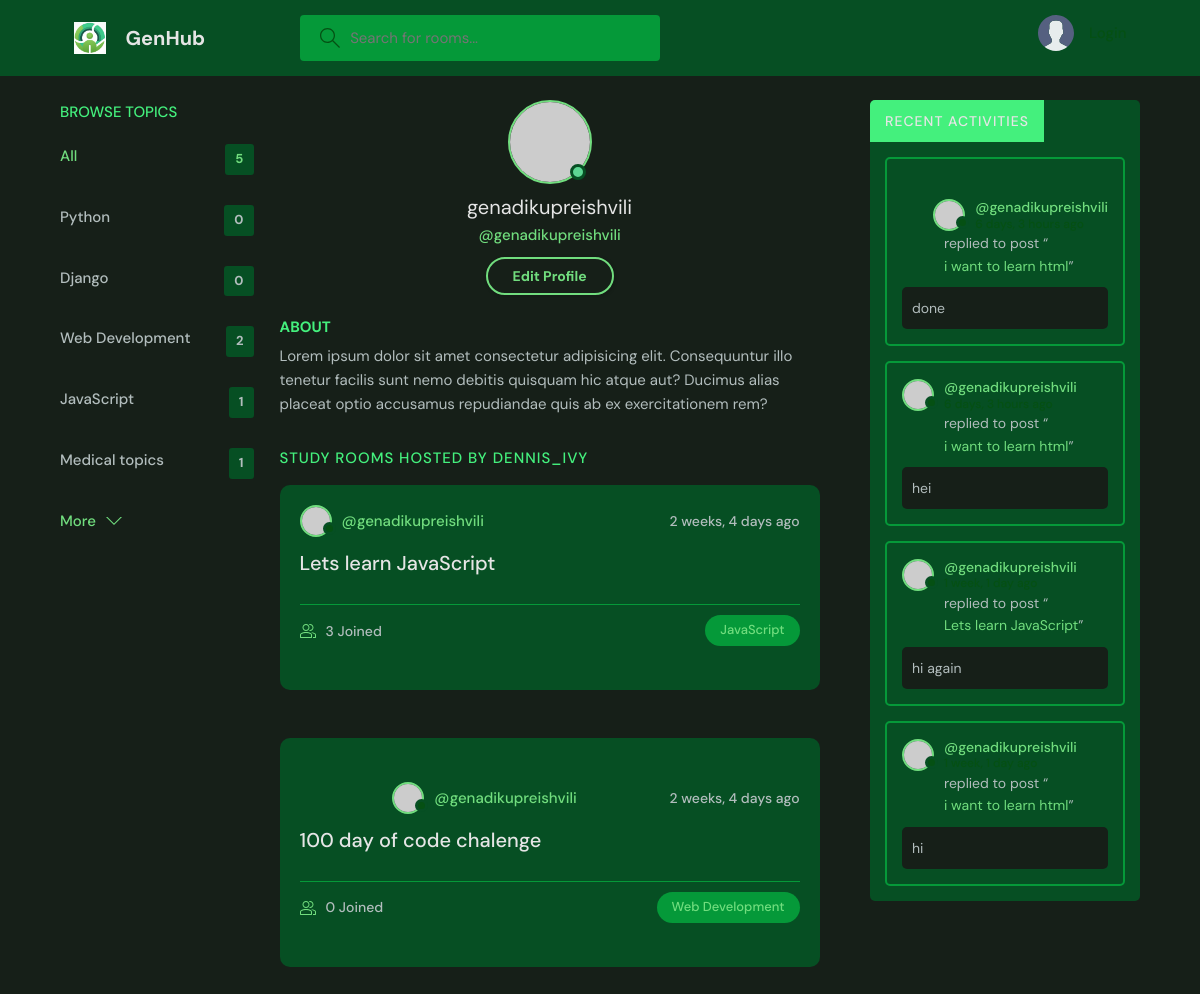
The app's page /profile/1/, older data.
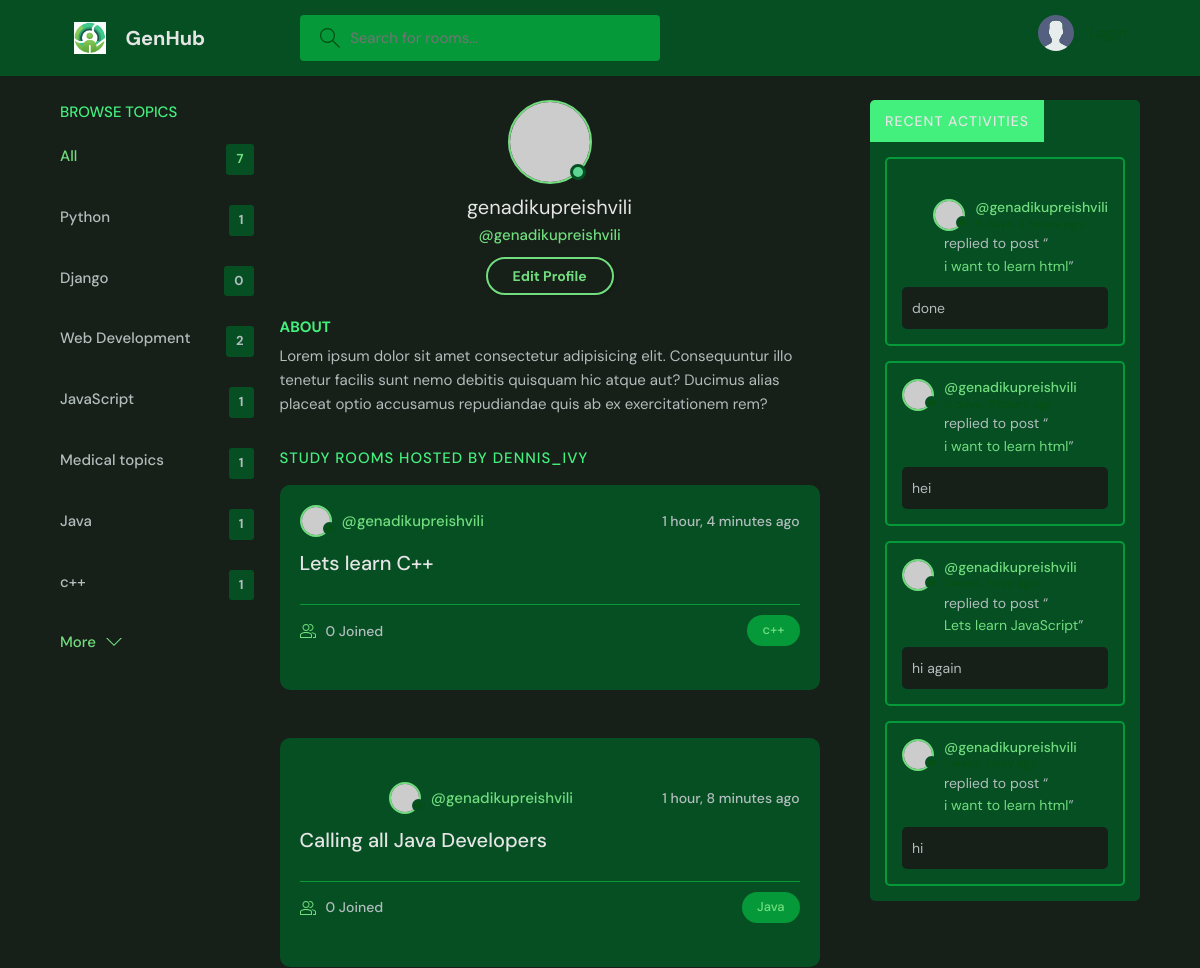
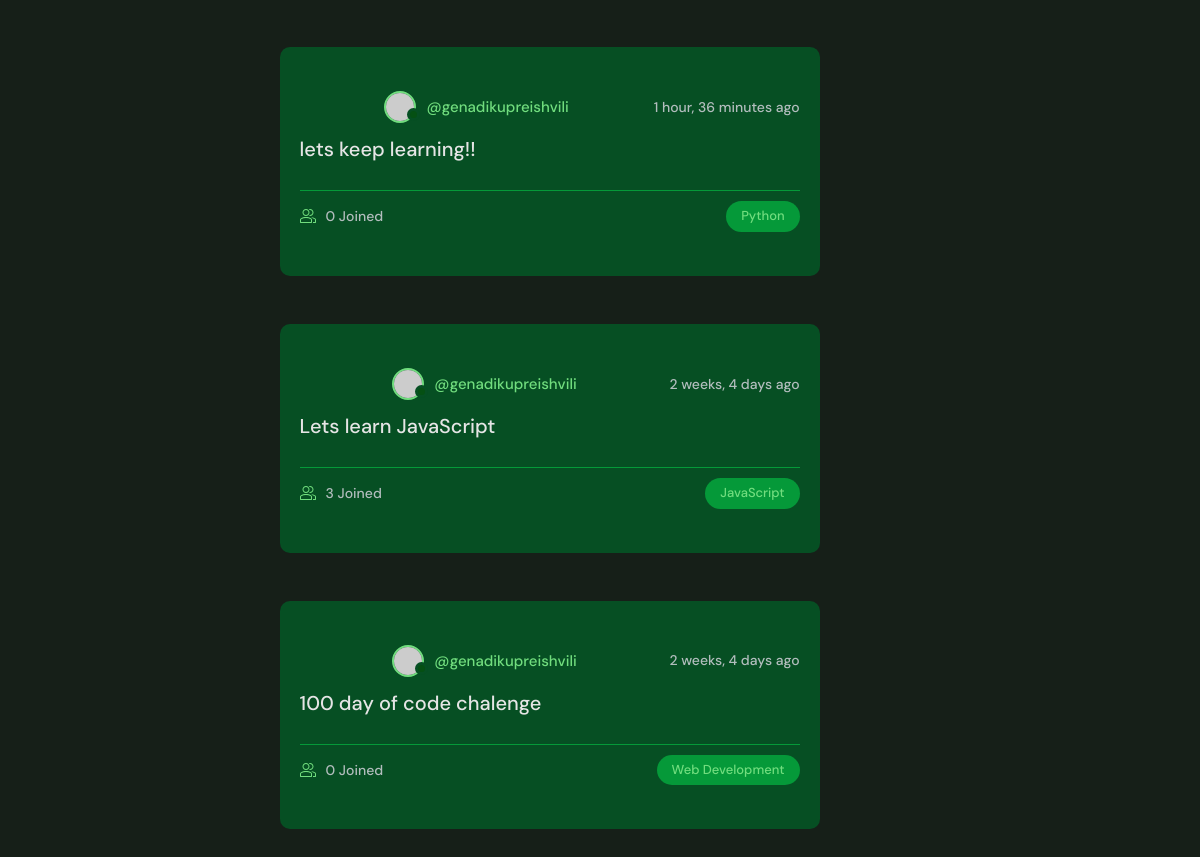
The same page, newer data (2 pictures, top to bottom).
### base/models.py (models this page shows, shortened)
class Topic(models.Model):
    name = models.CharField(max_length = 200)

class Room(models.Model):
    host = models.ForeignKey(User , on_delete = models.SET_NULL, null = True)
    topic = models.ForeignKey(Topic, on_delete = models.SET_NULL, null = True)
    name = models.CharField(max_length = 200)
    description = models.TextField(null = True, blank = True)
    participants = models.ManyToManyField(User, related_name='participants', blank=True)
    updated = models.DateTimeField(auto_now = True)
    created  = models.DateTimeField(auto_now_add = True)
    class Meta:
        ordering = ['-updated', '-created']
    def __str__(self):
        return str(self.name)

class Message(models.Model):
    user = models.ForeignKey(User, on_delete = models.CASCADE )
    room = models.ForeignKey(Room, on_delete = models.CASCADE )
    body = models.TextField()
    updated = models.DateTimeField(auto_now = True)
    created  = models.DateTimeField(auto_now_add = True)
    class Meta:
        ordering = ['-updated', '-created']

### base/views.py (the view)
# urls.py: path('profile/<str:pk>/', views.userProfile, name = 'user-profile'),
def userProfile(request, pk):
    user = User.objects.get(id = pk)
    rooms = user.room_set.all()
    room_messages = user.message_set.all()
    topics = Topic.objects.all()
    context = {'user': user, 'rooms':rooms, 'room_messages':room_messages, "topics": topics}
    return render(request, 'base/profile.html', context)

### base/templates/base/profile.html
{% extends 'main.html' %}
{% block content %}
  <main class="profile-page layout layout--3">
    <div class="container">
      {% include 'base/topics_component.html' %}
      <div class="roomList">
        <div class="profile">
          <div class="profile__avatar">
            <div class="avatar avatar--large active">
              <img src="https://randomuser.me/api/portraits/men/11.jpg" />
            </div>
          </div>
          <div class="profile__info">
            <h3>{{user.username}}</h3>
            <p>@{{user.username}}</p>
            <a href="edit-user.html" class="btn btn--main btn--pill">Edit Profile</a>
          </div>
          <div class="profile__about">
            <h3>About</h3>
            <p>
              Lorem ipsum dolor sit amet consectetur adipisicing elit. Consequuntur illo tenetur
              facilis sunt nemo debitis quisquam hic atque aut? Ducimus alias placeat optio
              accusamus repudiandae quis ab ex exercitationem rem?
            </p>
          </div>
        </div>
        <div class="roomList__header">
          <div>
            <h2>Study Rooms Hosted by dennis_ivy</a>
            </h2>
          </div>
        </div>
        {% include 'base/feed_component.html' %}
      </div>
      {% include 'base/activity_component.html' %}
    </div>
  </main>
{% endblock content  %}

### templates/main.html (shortened to what this page needs)
<!DOCTYPE html>
{% load static %}
<html lang="en">
  <head>
    <link rel="stylesheet" href='{% static "styles/style.css" %}'/>
  </head>
  <body>
    {% include 'navbar.html' %}
    {% block content %}
    {% endblock %}
  </body>
</html>

### templates/navbar.html (shortened to what this page needs)
{% load static %}
<header class="header header--loggedIn">
    <div class="container">
      <a href="{% url 'home' %}" class="header__logo">
        <img src="{% static 'images/genlogo.jpg'%}" />
        <h1>GenHub</h1>
      </a>
      <form class="header__search" method="GET"  action= "{% url 'home' %}">
        <label>
          <input name = "q" placeholder="Search for rooms..." />
        </label>
      </form>
      <nav class="header__menu">
        {% if request.user.is_authenticated %}
        <div class="header__user">
          <a href="profile.html">
            <div class="avatar avatar--medium active">
              <img src="https://randomuser.me/api/portraits/men/37.jpg" />
            </div>
            <p>{{request.user.username  }} <span>@{{request.user.username}}</span></p>
          </a>
          <button class="dropdown-button">
            <svg version="1.1" xmlns="http://www.w3.org/2000/svg" width="32" height="32" viewBox="0 0 32 32">
              <title>chevron-down</title>
              <path d="M16 21l-13-13h-3l16 16 16-16h-3l-13 13z"></path>
            </svg>
          </button>
        </div>
        {% else %}
        <a href="{% url 'login' %}">
          <img src="{% static 'images/avatar.svg' %}" />
          <p>Login</p>
        </a>
        {% endif %}
      </nav>
    </div>
  </header>

### base/templates/base/topics_component.html
<div class="topics">
    <div class="topics__header">
      <h2>Browse Topics</h2>
    </div>
    <ul class="topics__list">
      <li>
        <a href="{% url 'home' %}" class="active">All <span>{{topics.count}}</span></a>
      </li>
      {% for topic in topics %}
      <li>
        <a href="{% url 'home' %}?q={{topic.name}}">{{topic.name}} <span>{{topic.room_set.all.count}}</span></a>
      </li>
      {% endfor %}
    </ul>
    <a class="btn btn--link" href="topics.html">
      More
      <svg version="1.1" xmlns="http://www.w3.org/2000/svg" width="32" height="32" viewBox="0 0 32 32">
        <title>chevron-down</title>
        <path d="M16 21l-13-13h-3l16 16 16-16h-3l-13 13z"></path>
      </svg>
    </a>
  </div>

### base/templates/base/feed_component.html (shortened to what this page needs)
{% for room in rooms %}
<div class="roomListRoom">
    <div class="roomListRoom__header">
      {% if room.host %}
        <a href="{% url 'user-profile' room.host.id %}" class="roomListRoom__author">
          <div class="avatar avatar--small">
            <img src="https://randomuser.me/api/portraits/women/11.jpg" />
          </div>
          <span>@{{room.host.username}}</span>
        </a>
      {% else %}
        <div class="avatar avatar--small">
          <img src="https://randomuser.me/api/portraits/women/11.jpg" />
        </div>
        <span>@No Host</span>
      {% endif %}
      <div class="roomListRoom__actions">
        <span>{{room.created|timesince}} ago</span>
      </div>
    </div>
    <div class="roomListRoom__content">
      <a href="{% url 'room' room.id %}" >{{room.name}}</a>
    </div>
    <div class="roomListRoom__meta">
      <a href=" {% url 'room' room.id %} " class="roomListRoom__joined">
        {{room.participants.all.count}} Joined
      <a/>
      <p class="roomListRoom__topic">{{room.topic.name}}</p>
    </div>
</div>
{% endfor %}

### base/templates/base/activity_component.html (shortened to what this page needs)
<div class="activities">
    <div class="activities__header">
      <h2>Recent Activities</h2>
    </div>
    {% for message in room_messages %}
    <div class="activities__box">
      <div class="activities__boxHeader roomListRoom__header">
        <a href="{% url 'user-profile' message.user.id %}" class="roomListRoom__author">
          <div class="avatar avatar--small">
            <img src="https://randomuser.me/api/portraits/women/11.jpg" />
          </div>
          <p>
            @{{message.user}}
            <span>{{message.created|timesince}} ago</span>
          </p>
        </a>
      </div>
      <div class="activities__boxContent">
        <p>replied to post “<a href="{% url 'room' message.room.id %}">{{message.room}}</a>”</p>
        <div class="activities__boxRoomContent">
          {{message.body}}
        </div>
      </div>
    </div>
    {% endfor %}
  </div>

Row changes from the older to the newer data that the page shows:
computed for Topic "Python": room_set.all.count "0" → "1"
added Topic: name "Java", room_set.all.count "1"
added Topic: name "c++", room_set.all.count "1"
added Room: host.username "genadikupreishvili", created "1 hour, 4 minutes", name "Lets learn C++", participants.all.count "0", topic.name "c++"
added Room: host.username "genadikupreishvili", created "1 hour, 8 minutes", name "Calling all Java Developers", participants.all.count "0", topic.name "Java"
added Room: host.username "genadikupreishvili", created "1 hour, 36 minutes", name "lets keep learning!!", participants.all.count "0", topic.name "Python"
Text that changed along with them:
{{ topics.count }}: "5" → "7"
